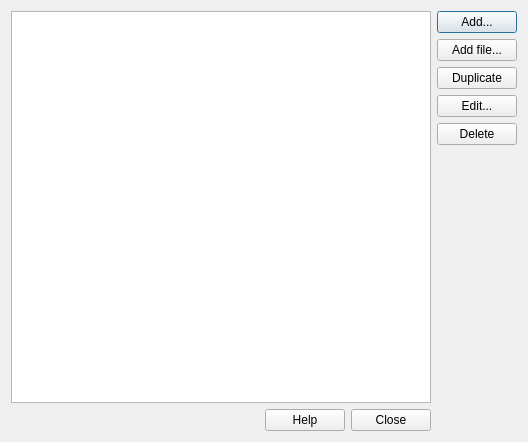
<?xml version="1.0" encoding="UTF-8"?>
<ui version="4.0">
 <class>PluginManagerUI</class>
 <widget class="QDialog" name="PluginManagerUI">
  <property name="geometry">
   <rect>
    <x>0</x>
    <y>0</y>
    <width>528</width>
    <height>442</height>
   </rect>
  </property>
  <property name="windowTitle">
   <string>Plugin Manager</string>
  </property>
  <layout class="QGridLayout" name="gridLayout">
   <item row="0" column="0">
    <widget class="QListWidget" name="lstModels">
     <property name="contextMenuPolicy">
      <enum>Qt::ActionsContextMenu</enum>
     </property>
     <property name="editTriggers">
      <set>QAbstractItemView::NoEditTriggers</set>
     </property>
     <property name="selectionMode">
      <enum>QAbstractItemView::ExtendedSelection</enum>
     </property>
     <property name="spacing">
      <number>2</number>
     </property>
    </widget>
   </item>
   <item row="0" column="1">
    <layout class="QVBoxLayout" name="verticalLayout">
     <item>
      <widget class="QPushButton" name="cmdAdd">
       <property name="text">
        <string>Add...</string>
       </property>
      </widget>
     </item>
     <item>
      <widget class="QPushButton" name="cmdAddFile">
       <property name="text">
        <string>Add file...</string>
       </property>
      </widget>
     </item>
     <item>
      <widget class="QPushButton" name="cmdDuplicate">
       <property name="text">
        <string>Duplicate</string>
       </property>
      </widget>
     </item>
     <item>
      <widget class="QPushButton" name="cmdEdit">
       <property name="text">
        <string>Edit...</string>
       </property>
      </widget>
     </item>
     <item>
      <widget class="QPushButton" name="cmdDelete">
       <property name="text">
        <string>Delete</string>
       </property>
      </widget>
     </item>
     <item>
      <spacer name="verticalSpacer">
       <property name="orientation">
        <enum>Qt::Vertical</enum>
       </property>
       <property name="sizeHint" stdset="0">
        <size>
         <width>20</width>
         <height>40</height>
        </size>
       </property>
      </spacer>
     </item>
    </layout>
   </item>
   <item row="1" column="0">
    <layout class="QHBoxLayout" name="horizontalLayout">
     <item>
      <spacer name="horizontalSpacer">
       <property name="orientation">
        <enum>Qt::Horizontal</enum>
       </property>
       <property name="sizeHint" stdset="0">
        <size>
         <width>40</width>
         <height>20</height>
        </size>
       </property>
      </spacer>
     </item>
     <item>
      <widget class="QPushButton" name="cmdHelp">
       <property name="text">
        <string>Help</string>
       </property>
      </widget>
     </item>
     <item>
      <widget class="QPushButton" name="cmdOK">
       <property name="text">
        <string>Close</string>
       </property>
      </widget>
     </item>
    </layout>
   </item>
  </layout>
 </widget>
 <resources/>
 <connections/>
</ui>
